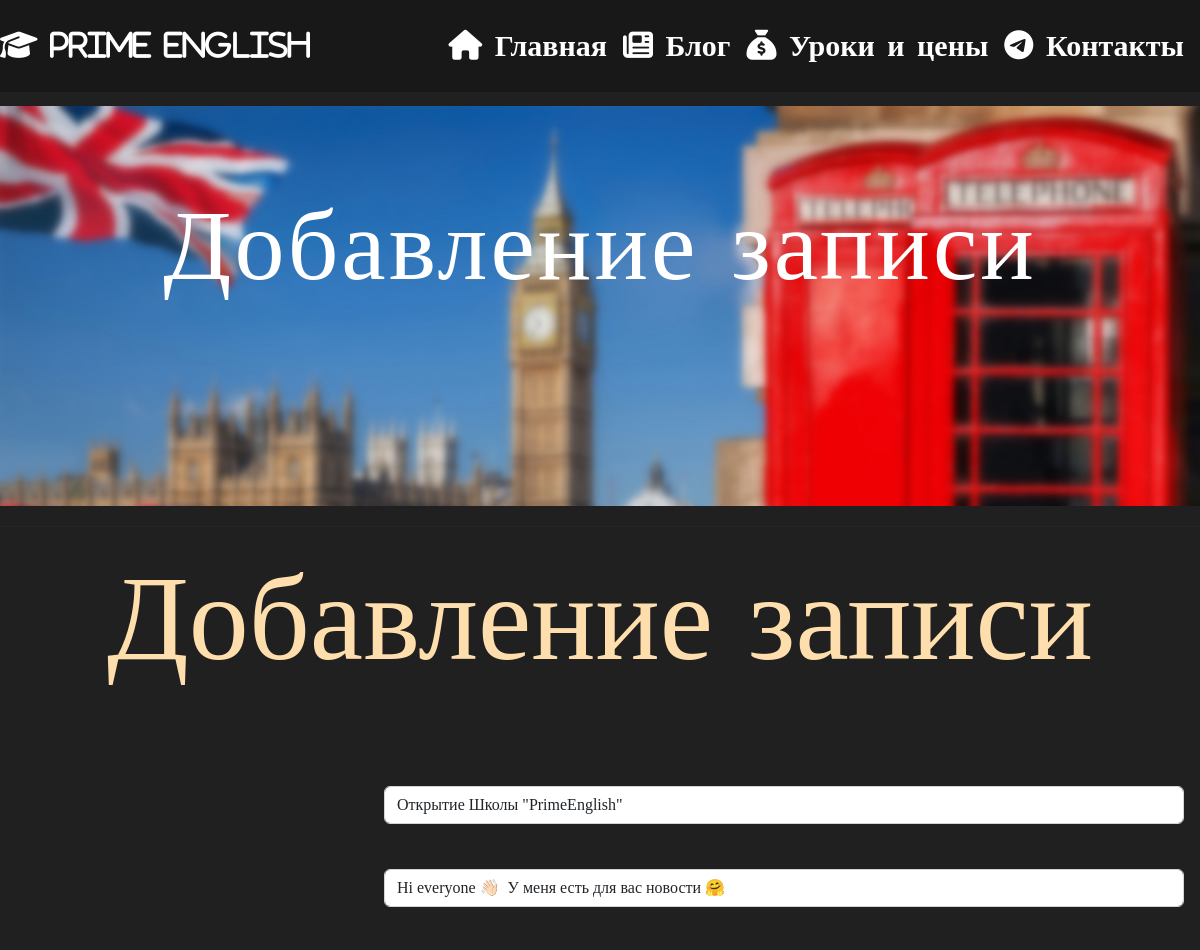
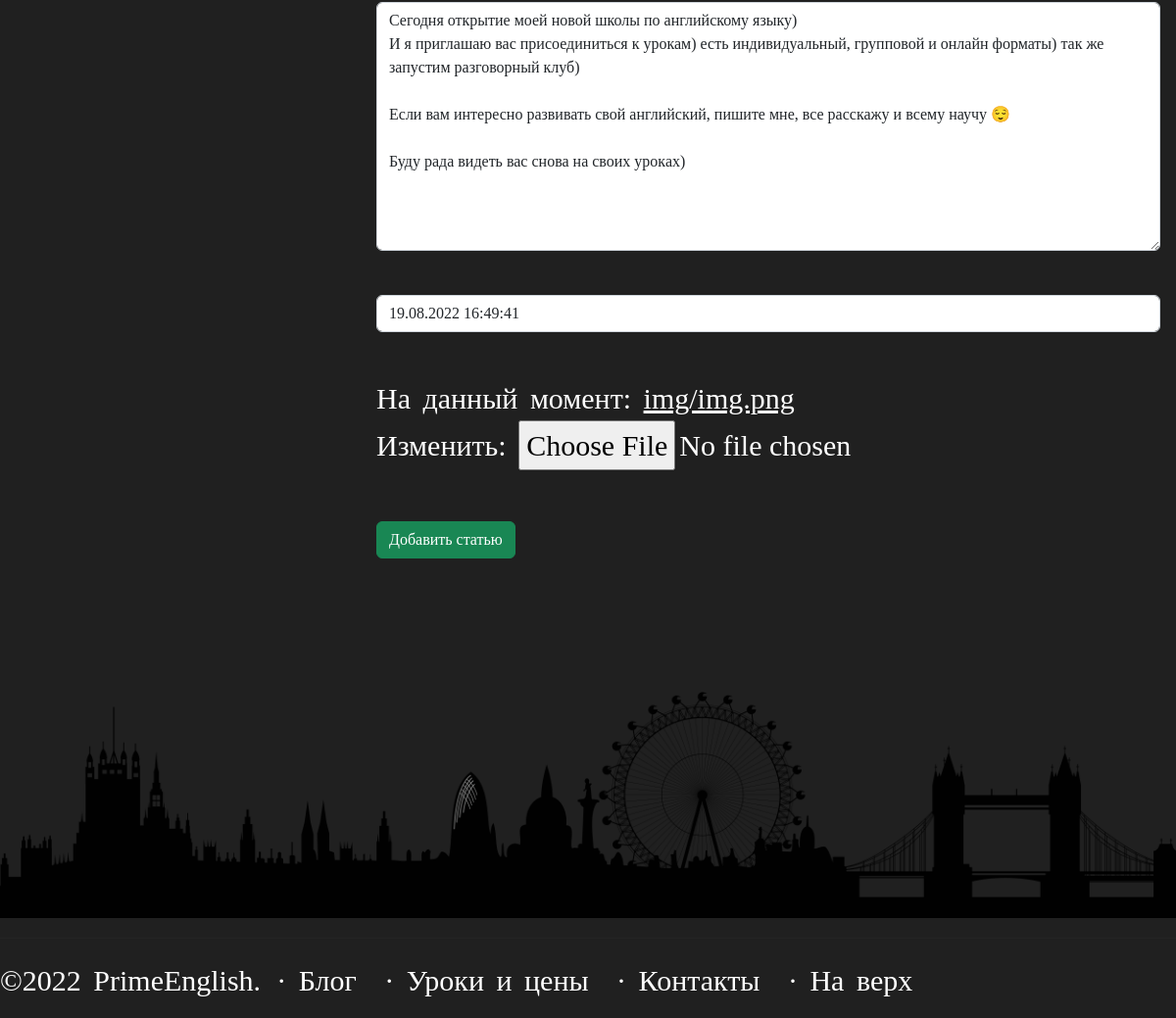
Screenshot of /News/2/update with the database file from the repository (2 pictures, top to bottom).
### News/models.py (models this page shows, shortened)
class Articles(models.Model):
    title = models.CharField('Назавание', max_length=50)
    anons = models.CharField('Анонс', max_length=250)
    full_text = models.TextField('Текст',)
    date = models.DateTimeField('Дата публикации')
    image = models.FileField(upload_to='img/')

### News/views.py (the view)
# urls.py: path("<int:pk>/update", views.news_update.as_view(), name='update'),
class news_update(UpdateView):
    model = Articles
    template_name = 'create.html'
    form_class = ArticlesForm

### News/forms.py
class ArticlesForm(ModelForm):
    class Meta:
        model = Articles
        fields = ['title','anons','full_text','date','image']
        widgets = {
            "title": TextInput(attrs={
                'class': 'form-control',
                'placeholder': 'Название статьи'
            }),
            "anons": TextInput(attrs={
                'class': 'form-control',
                'placeholder': 'Анонс статьи'
            }),
            "date": DateTimeInput(attrs={
                'class': 'form-control',
                'placeholder': 'Дата статьи'
            }),
            "full_text": Textarea(attrs={
                'class': 'form-control',
                'placeholder': 'Текст статьи'
            })
        }

### PrimeEnglishMainApp/templates/create.html (shortened to what this page needs)
{% load static %}
<!DOCTYPE html>
<html lang="ru">
<head>
    <link rel = "stylesheet" href ="https://cdn.jsdelivr.net/npm/bootstrap@5.2.0/dist/css/bootstrap.min.css">
    <link rel="stylesheet" href="{% static 'css/main.css'%}" type="text/css">
</head>
<body>
    <div class="d-flex flex-column flex-md-row align-items-center pb-3 mb-4 ">
    <a class="me-3 py-2  text-decoration-none" href="{% url 'main'%}">   <i class="fa-solid fa-graduation-cap"></i> <i class="fa-solid fa-p"></i><i class="fa-solid fa-r"></i><i class="fa-solid fa-i"></i><i class="fa-solid fa-m"></i><i class="fa-solid fa-e"></i> <i class="fa-solid fa-e"></i><i class="fa-solid fa-n"></i><i class="fa-solid fa-g"></i><i class="fa-solid fa-l"></i><i class="fa-solid fa-i"></i><i class="fa-solid fa-s"></i><i class="fa-solid fa-h"></i></a>
      <nav class="d-inline-flex mt-2 mt-md-0 ms-md-auto">
        <a class="me-3 py-2  text-decoration-none" href="{% url 'main'%}"><i class="fa-solid fa-house"></i> Главная</a>
        <a class="me-3 py-2  text-decoration-none" href="{% url 'news_home'%}"><i class="fa-solid fa-newspaper"></i> Блог</a>
        <a class="me-3 py-2  text-decoration-none" href="{% url 'lessons'%}"><i class="fa-solid fa-sack-dollar"></i> Уроки и цены</a>
        <a class="me-3 py-2  text-decoration-none" href="{% url 'contacts'%}"><i class="fa-brands fa-telegram"></i> Контакты</a>
      </nav>
    </div>
      <div id="headerwrap2">
    <div class="container">
      <div class="row centered">
        <div>
          <h1 class="hh1">Добавление записи</h1>
        </div>
      </div>
    </div>
  </div>
  <hr>
<div class="features">
    <h3 align="center">Добавление записи</h3>
<form class="form2" method = "post" enctype="multipart/form-data">
    {% csrf_token %}<br>
    {{ form.title }}<br>
    {{ form.anons}}<br>
    {{ form.full_text }}<br>
    {{ form.date }}<br>
    {{ form.image }}<br>
<br>
    <button class="btn btn-success" type="submit">Добавить статью</button>
</form>
</div>
  <br><br><br>
<img class="img2" src="{% static 'img/London_fon_end.png' %}">
<hr>
<p><a class="me-3 py-2  text-decoration-none" href="{% url 'main'%}">©2022 PrimeEnglish.</a>· <a class="me-3 py-2  text-decoration-none" href="{% url 'news_home'%}">Блог</a> · <a class="me-3 py-2  text-decoration-none" href="{% url 'lessons'%}">Уроки и цены</a> · <a class="me-3 py-2  text-decoration-none" href="{% url 'contacts'%}">Контакты</a> · <a class="me-3 py-2  text-decoration-none" href="#">На верх</a></p>
</body>
</html>

### PrimeEnglishMainApp/static/css/main.css (style rules this page uses)
.d-flex { background: #181818; font-weight: 800; fonst-size: 14px; padding-top: 15px; padding-bottom: 15px; }
body { font-size: 30px; font-family:'Comic Sans', Times, serif; word-spacing: 5px; color: #fff; background: #202020; }
hr { height: 1px; color: white; margin: 20px 0; padding: 0; height: 0; border: none; border-top: 1px solid #333; }
.hh1 { color: white; }
a { color: white; }
#headerwrap2 { background: url(../img/img1.jpg) no-repeat center top; margin-top: -10px; padding-top: 20px; text-align: center; background-attachment: relative; min-height: 400px; width: 100%; background-size: 100%; }
#headerwrap2 h1 { margin-top: 60px; color: #white ; font-size: 100px; font-weight: 300; letter-spacing: 3px; }
h1 { font-size: 50px; color: #FFDEAD; }
h3 { font-size: 120px; color: #FFDEAD; }
.img2 { width: 100%; }
.form2 { margin-left: 32%; width: 800px; margin-top: 50px; }

### rows the page displays
Articles: title "Открытие Школы \"PrimeEnglish\"", anons "Hi everyone 👋🏻 У меня есть для вас новости 🤗", full_text "Сегодня открытие моей новой школы по английскому языку) И я приглашаю вас присоединиться к урокам) есть индивидуальный, групповой и онлайн форматы) так же запустим разговорный клуб) Если вам интересно развивать свой английский, пишите мне, все расскажу и всему научу 😌 Буду рада видеть вас снова на своих уроках)", date "19.08.2022 16:49:41"
